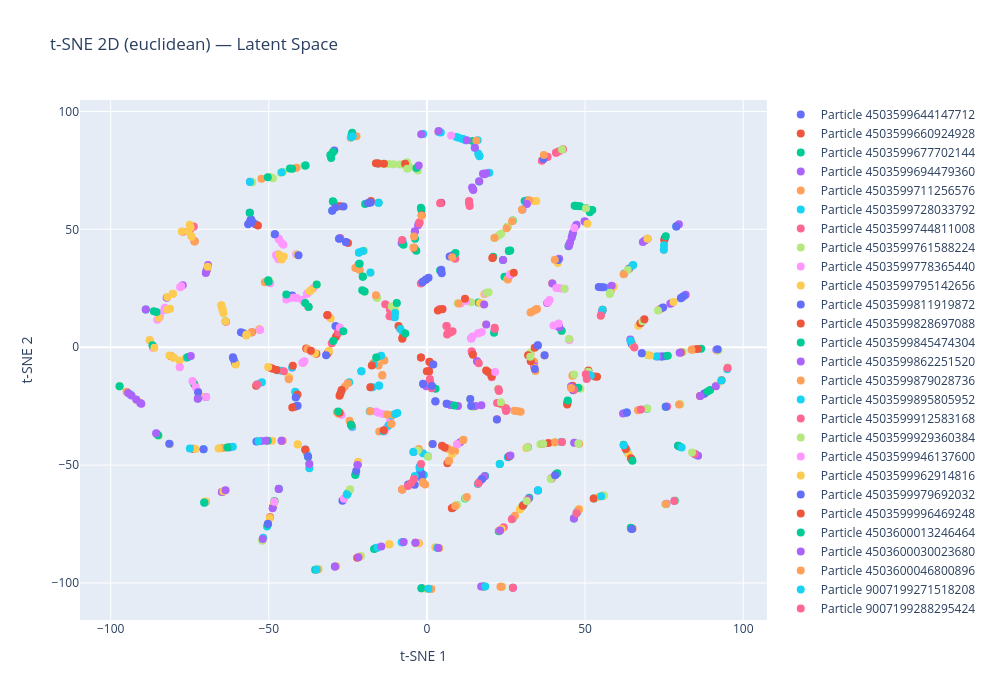

The cell this chart's notebook holds for it:
### Code cell
# === t-SNE 2D (euclidean metric, interactive plotly) ===
from sklearn.manifold import TSNE
import plotly.graph_objects as go

tsne_2d_euc = TSNE(n_components=2, metric='euclidean', perplexity=3, random_state=42)
emb_tsne_2d_euc = tsne_2d_euc.fit_transform(emb_np)

fig = go.Figure()
for pid in unique_pids:
    mask = particle_ids == pid
    fig.add_trace(go.Scatter(
        x=emb_tsne_2d_euc[mask, 0], y=emb_tsne_2d_euc[mask, 1],
        mode='markers',
        marker=dict(size=8),
        name=f'Particle {pid}',
    ))

fig.update_layout(
    title='t-SNE 2D (euclidean) — Latent Space',
    xaxis_title='t-SNE 1',
    yaxis_title='t-SNE 2',
    width=1000, height=700,
)
fig.show()
